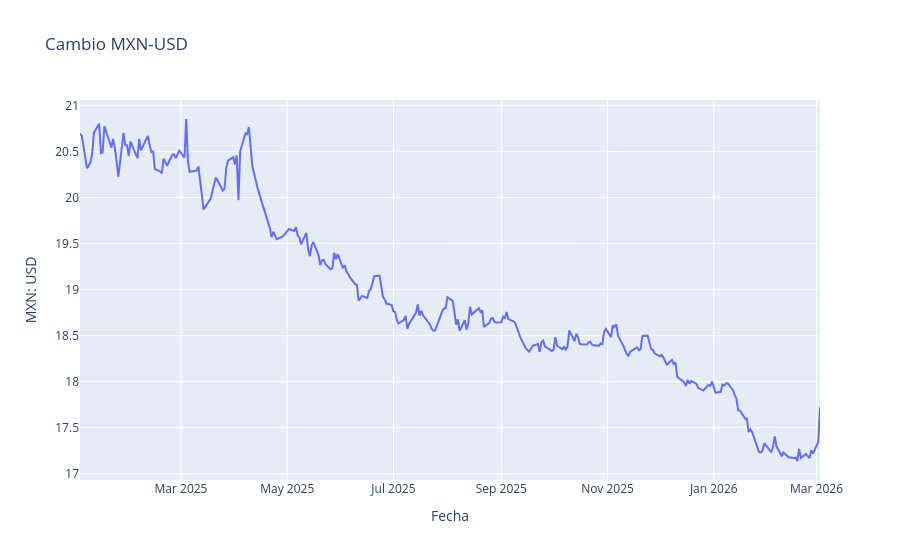

The notebook cell this image was saved under:
### Markdown cell above
Debido a que el cambio de MXN a USD es bastante variable, decidimos filtrar el dataset. Nuestro objetivo es predecir la semana del 04/mar/2026 al 13/mar/2026, tomaremos exclusivamente los **datos del año 2025**.

### Code cell
# Filter dataset
df = df.loc['2025-01-01':]

# Visualize series
fig = go.Figure()
fig.add_trace(go.Scatter(x=df.index, y=df.Valor, mode='lines', name='MXN: USD'))

fig.update_layout(
    title='Cambio MXN-USD',
    xaxis_title='Fecha',
    yaxis_title='MXN: USD'
)
fig.show()

### Figure 1 — Plotly figure (JSON) as saved in the notebook; plotly's stock layout.template omitted (floating-point values rounded to 4 significant figures; data arrays with more than 128 entries replaced by an {"elided": "..."} marker saying what was removed)
{"data": [{"mode": "lines", "name": "MXN: USD", "type": "scatter", "x": {"elided": "293 str values"}, "y": {"elided": "293 float values"}}], "layout": {"title": {"text": "Cambio MXN-USD"}, "xaxis": {"title": {"text": "Fecha"}}, "yaxis": {"title": {"text": "MXN: USD"}}}}
